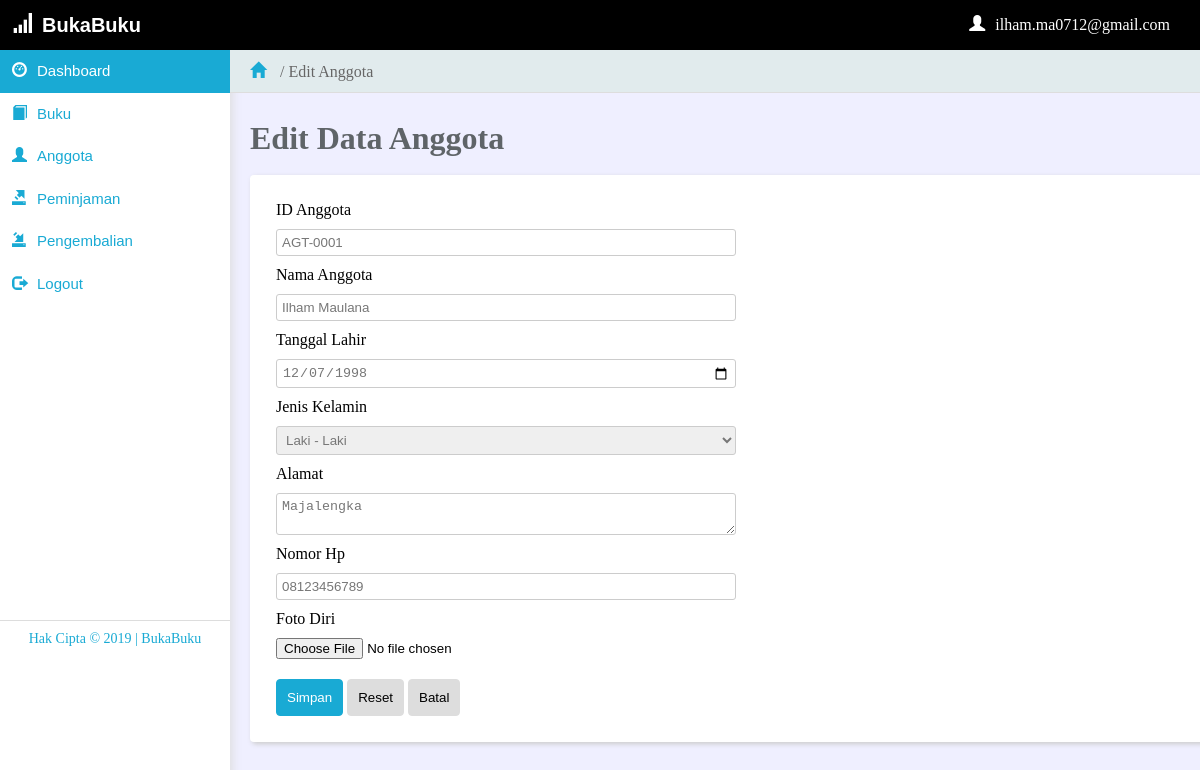
The app's page /user/manajemen/index.php?m=view&&p=edit_anggota&id_anggota=AGT-0001 (signed in) with its own data.
### tables this page shows
CREATE TABLE `anggota` (
  `id_anggota` varchar(10) NOT NULL,
  `nama_anggota` varchar(30) NOT NULL,
  `tgl_lahir` date NOT NULL,
  `jenkel` varchar(1) NOT NULL,
  `alamat` text NOT NULL,
  `no_hp` varchar(15) NOT NULL,
  `foto` varchar(100) NOT NULL
);

### user/manajemen/view/edit_anggota.php (the view)
<h1>Edit Data Anggota</h1>
<br>
<div class="panel">
	<?php
		$kd = $_REQUEST['id_anggota'];
		$sql = mysqli_query($con, "select * from anggota where id_anggota = '$kd'");
		$dataAnggota = mysqli_fetch_array($sql);
		echo "
			<form action='index.php?m=modul&p=update_anggota' method='post' class='form' enctype='multipart/form-data'>
				<table>
					<tr>
						<td>ID Anggota</td>
					</tr>
					<tr>
						<td><input type='text' name='id_anggota' class='teks' value='$dataAnggota[id_anggota]' readonly></td>
					</tr>
					<tr>
						<td>Nama Anggota</td>
					</tr>
					<tr>
						<td><input type='text' name='nama_anggota' class='teks' value='$dataAnggota[nama_anggota]' autofocus></td>
					</tr>
					<tr>
						<td>Tanggal Lahir</td>
					</tr>
					<tr>
						<td><input type='date' name='tgl_lahir' class='teks' value='$dataAnggota[tgl_lahir]'></td>
					</tr>
					<tr>
						<td>Jenis Kelamin</td>
					</tr>
					<tr>
						<td>
							<select name='jenkel' class='teks'>";
							if($dataAnggota[jenkel] = 'L'){
								echo "	<option value='L' selected>Laki - Laki</option>
										<option value='P'>Perempuan</option>
								";
							}
							else {
								echo "	<option value='L'>Laki - Laki</option>
										<option value='P' selected>Perempuan</option>";
							}
							echo"</select>
						</td>
					</tr>
					<tr>
						<td>Alamat</td>
					</tr>
					<tr>
						<td>
							<textarea name='alamat' class='teks'>$dataAnggota[alamat]</textarea>
						</td>
					</tr>
					<tr>
						<td>Nomor Hp</td>
					</tr>
					<tr>
						<td><input type='number' name='no_hp' class='teks' value='$dataAnggota[no_hp]'></td>
					</tr>
					<tr>
						<td>Foto Diri</td>
					</tr>
					<tr>
						<td><input type='file' name='gambar'></td>
					</tr>
					<tr>
						<td>
							<input type='submit' name='simpan' value='Simpan' class='btn-a'>
							<input type='reset' name='reset' class='btn-b'>
							<a href='index.php?m=view&p=anggota'>
								<input type='button' name='batal' value='Batal' class='btn-b'>
							</a>
						</td>
					</tr>
				</table>
			</form>
		";
	?>
</div>

### config/css/internal-css.css (style rules this page uses)
body { background-color: #efefff; overflow-x: hidden; }
h1, h2, h3, h4, h5, h6 { color: #5f6468; }
a { color: #fff; text-decoration: none; }
.panel { background-color: #fff; width: 97%; padding: 20px; border-radius: 4px; box-shadow: 2px 2px 5px #ccc; margin-bottom: 20px; }
.btn-a { margin-top: 10px; border:1px solid #19AAD4; background-color: #19AAD4; color: #fff; padding: 10px; border-radius: 4px; text-decoration: none; }
.btn-b { margin-top: 10px; border:1px solid #ddd; background-color: #ddd; color: #000; padding: 10px; border-radius: 4px; text-decoration: none; }
.form td { width: 1%; padding:4px; }
.teks, .select { width: 50%; padding: 5px; border:1px solid #ccc; border-radius: 3px; color: #777; }

### config/css/internal-menu.css (style rules this page uses)
* { margin: 0px; padding: 0px; }

### records on screen
anggota: id_anggota "AGT-0001", nama_anggota "Ilham Maulana", tgl_lahir "12/07/1998", alamat "Majalengka", no_hp "08123456789"

### other values on screen
$_SESSION[username] "ilham.ma0712@gmail.com"
$ex[$i] "Edit"
$ex[$i] "Anggota"
